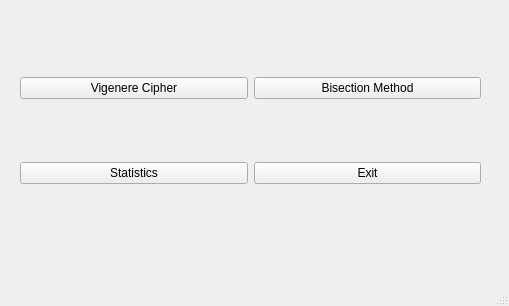
<?xml version="1.0" encoding="UTF-8"?>
<ui version="4.0">
 <class>MainWindow</class>
 <widget class="QMainWindow" name="MainWindow">
  <property name="geometry">
   <rect>
    <x>0</x>
    <y>0</y>
    <width>509</width>
    <height>306</height>
   </rect>
  </property>
  <property name="windowTitle">
   <string>MainWindow</string>
  </property>
  <widget class="QWidget" name="centralwidget">
   <widget class="QWidget" name="gridLayoutWidget">
    <property name="geometry">
     <rect>
      <x>20</x>
      <y>20</y>
      <width>461</width>
      <height>221</height>
     </rect>
    </property>
    <layout class="QGridLayout" name="gridLayout">
     <item row="0" column="2">
      <widget class="QPushButton" name="pushButton_Task2">
       <property name="text">
        <string>Bisection Method</string>
       </property>
      </widget>
     </item>
     <item row="1" column="2">
      <widget class="QPushButton" name="pushButton_Exit">
       <property name="text">
        <string>Exit</string>
       </property>
      </widget>
     </item>
     <item row="1" column="0">
      <widget class="QPushButton" name="pushButton_Stat">
       <property name="text">
        <string>Statistics</string>
       </property>
      </widget>
     </item>
     <item row="0" column="0">
      <widget class="QPushButton" name="Task1">
       <property name="text">
        <string>Vigenere Cipher</string>
       </property>
      </widget>
     </item>
    </layout>
   </widget>
  </widget>
  <widget class="QMenuBar" name="menubar">
   <property name="geometry">
    <rect>
     <x>0</x>
     <y>0</y>
     <width>509</width>
     <height>25</height>
    </rect>
   </property>
  </widget>
  <widget class="QStatusBar" name="statusbar"/>
 </widget>
 <resources/>
 <connections/>
</ui>
